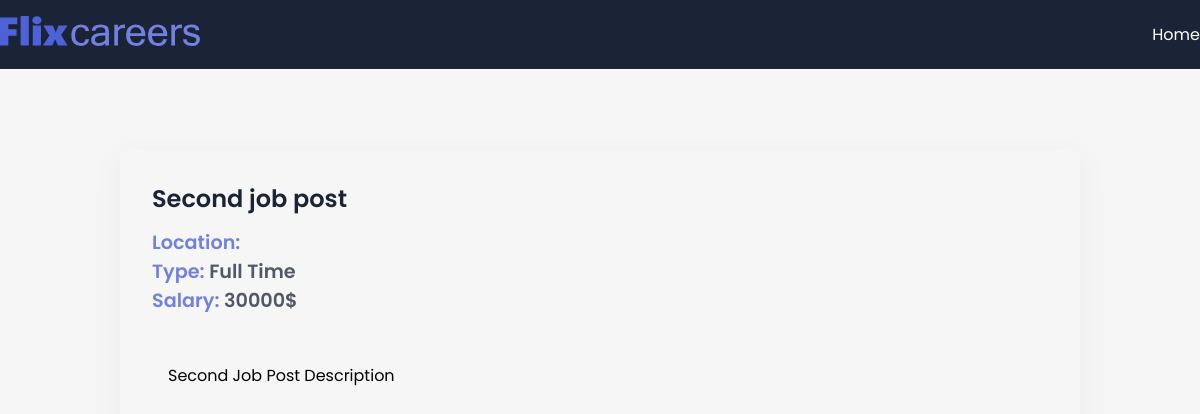
The page /job/2 on the database its author committed.
### app/models.py (models this page shows, shortened)
class JobPost(models.Model):
    JOB_TYPE_CHOICES = [
        ('Full Time', 'Full Time'),
        ('Part Time', 'Part Time'),
    ]
    title = models.CharField(max_length=200)
    description = models.TextField()
    date = models.DateField(auto_now_add=True)
    salary = models.IntegerField()
    slug = models.SlugField(null=True, max_length=40, unique=True)
    expiry = models.DateField(null=True)
    location = models.OneToOneField('Location', on_delete=models.CASCADE, null=True)
    author = models.ForeignKey('Author', on_delete=models.CASCADE, null=True)
    skills = models.ManyToManyField('Skills')
    type = models.CharField(max_length=200, null=False, choices=JOB_TYPE_CHOICES)

### app/views.py (the view)
# urls.py: path('job/<int:id>', views.job_detail, name='job_detail'),
def job_detail(request, id):
    try:
        detail = JobPost.objects.get(id=id)
        if detail.id == 1:
            return redirect(reverse('jobs_home'))
    except JobPost.DoesNotExist:
        return HttpResponseNotFound("Job not found")
    site = "https://www.indeed.com/jobs?q=python&l=New+York%2C+NY"
    return render(request, "app/job_detail.html", context={'job': detail})

### app/templates/app/job_detail.html (shortened to what this page needs)
{% extends 'base.html' %}
{% block content %}
    <section>
        <div class="container">
            <div class="view-post">
                <h1 class="jobtitle">
                    {{ job.title }}
                </h1>
                <p class="location it">Location: </p>
                <p class="status it">Type: <span>{{ job.type }}</span></p>
                <p class="budget it">Salary: <span>{{ job.salary }}$</span></p>
                <div class="desc">
                    <p class="details">
                        {{ job.description }}
                    </p>
                </div>
            </div>
        </div>
    </section>
{% endblock %}

### app/static/app/style.css (style rules this page uses)
* { margin: 0; padding: 0; box-sizing: border-box; font-family: "Poppins", sans-serif; }
:root { --blue: #4d62d8; --lblue: #7281e0; --card: #fdfdfd; --shadow: #64646f17 0px 12px 29px 0px; --nav: #1b2436; }
body { background: #f5f6f5; }
.container { max-width: 1200px; margin: auto; }
.view-post { width: 80%; border-radius: 10px; box-shadow: var(--shadow); margin: 5em auto; padding: 2em; }
.desc { max-height: 300px; overflow-y: scroll; margin: 2em 0; padding: 1em; }
.jobtitle { font-size: 1.5rem; color: var(--nav); font-weight: 600; margin-bottom: 0.5em; }
.it { font-size: 1.2rem; font-weight: 600; color: var(--lblue); }
.it span { color: #1b2436c0; }

### rows shown on the page
JobPost: title "Second job post", type "Full Time", salary "30000", description "Second Job Post Description"
